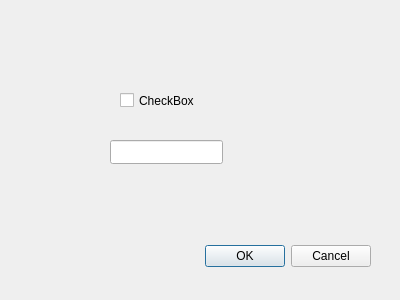
<?xml version="1.0" encoding="UTF-8"?>
<ui version="4.0">
 <class>Task</class>
 <widget class="QDialog" name="Task">
  <property name="geometry">
   <rect>
    <x>0</x>
    <y>0</y>
    <width>400</width>
    <height>300</height>
   </rect>
  </property>
  <property name="windowTitle">
   <string>Dialog</string>
  </property>
  <widget class="QDialogButtonBox" name="buttonBox">
   <property name="geometry">
    <rect>
     <x>30</x>
     <y>240</y>
     <width>341</width>
     <height>32</height>
    </rect>
   </property>
   <property name="orientation">
    <enum>Qt::Orientation::Horizontal</enum>
   </property>
   <property name="standardButtons">
    <set>QDialogButtonBox::StandardButton::Cancel|QDialogButtonBox::StandardButton::Ok</set>
   </property>
  </widget>
  <widget class="QCheckBox" name="checkBox">
   <property name="geometry">
    <rect>
     <x>120</x>
     <y>90</y>
     <width>77</width>
     <height>21</height>
    </rect>
   </property>
   <property name="text">
    <string>CheckBox</string>
   </property>
  </widget>
  <widget class="QLineEdit" name="Mitext">
   <property name="geometry">
    <rect>
     <x>110</x>
     <y>140</y>
     <width>113</width>
     <height>24</height>
    </rect>
   </property>
  </widget>
 </widget>
 <resources/>
 <connections>
  <connection>
   <sender>buttonBox</sender>
   <signal>accepted()</signal>
   <receiver>Task</receiver>
   <slot>accept()</slot>
   <hints>
    <hint type="sourcelabel">
     <x>248</x>
     <y>254</y>
    </hint>
    <hint type="destinationlabel">
     <x>157</x>
     <y>274</y>
    </hint>
   </hints>
  </connection>
  <connection>
   <sender>buttonBox</sender>
   <signal>rejected()</signal>
   <receiver>Task</receiver>
   <slot>reject()</slot>
   <hints>
    <hint type="sourcelabel">
     <x>316</x>
     <y>260</y>
    </hint>
    <hint type="destinationlabel">
     <x>286</x>
     <y>274</y>
    </hint>
   </hints>
  </connection>
 </connections>
</ui>
